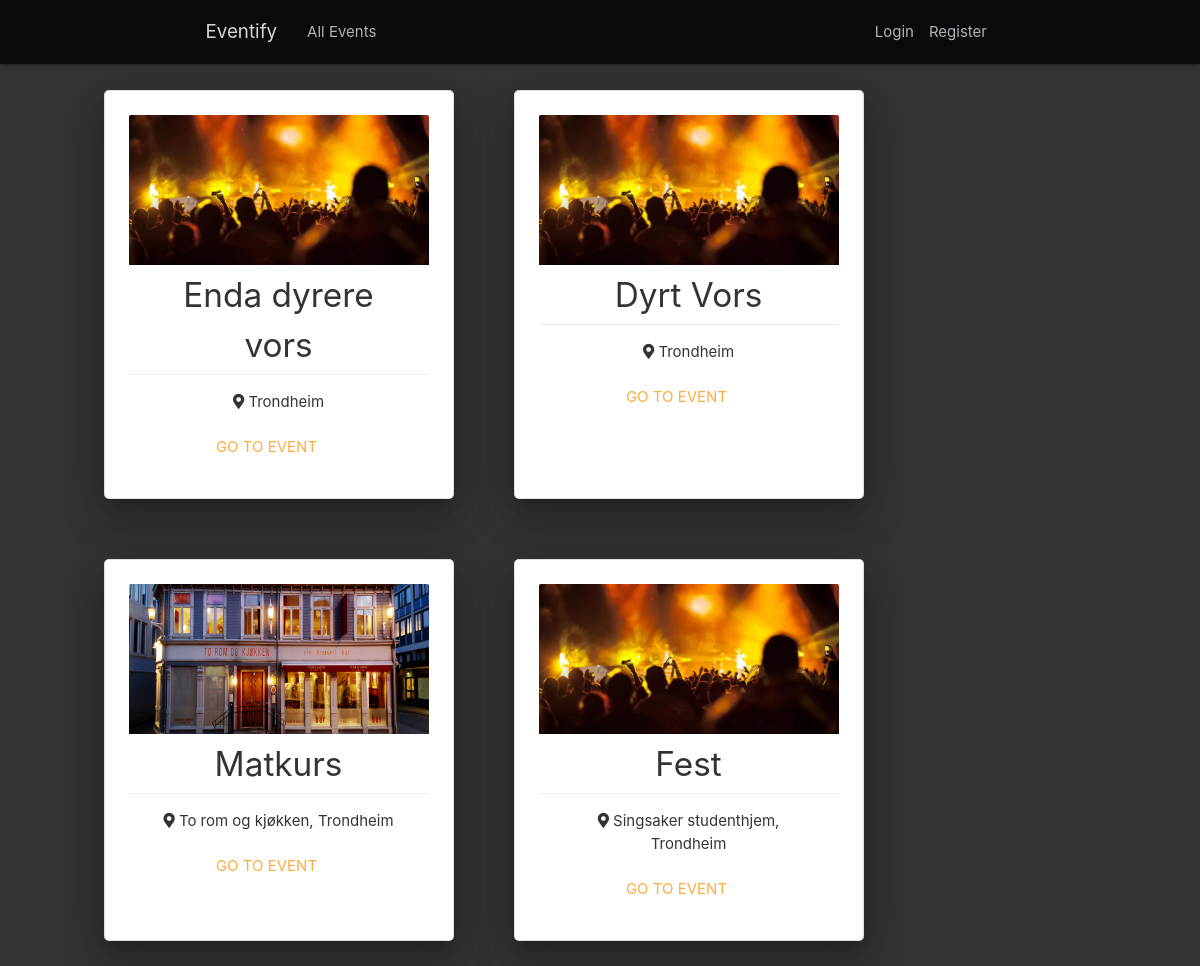
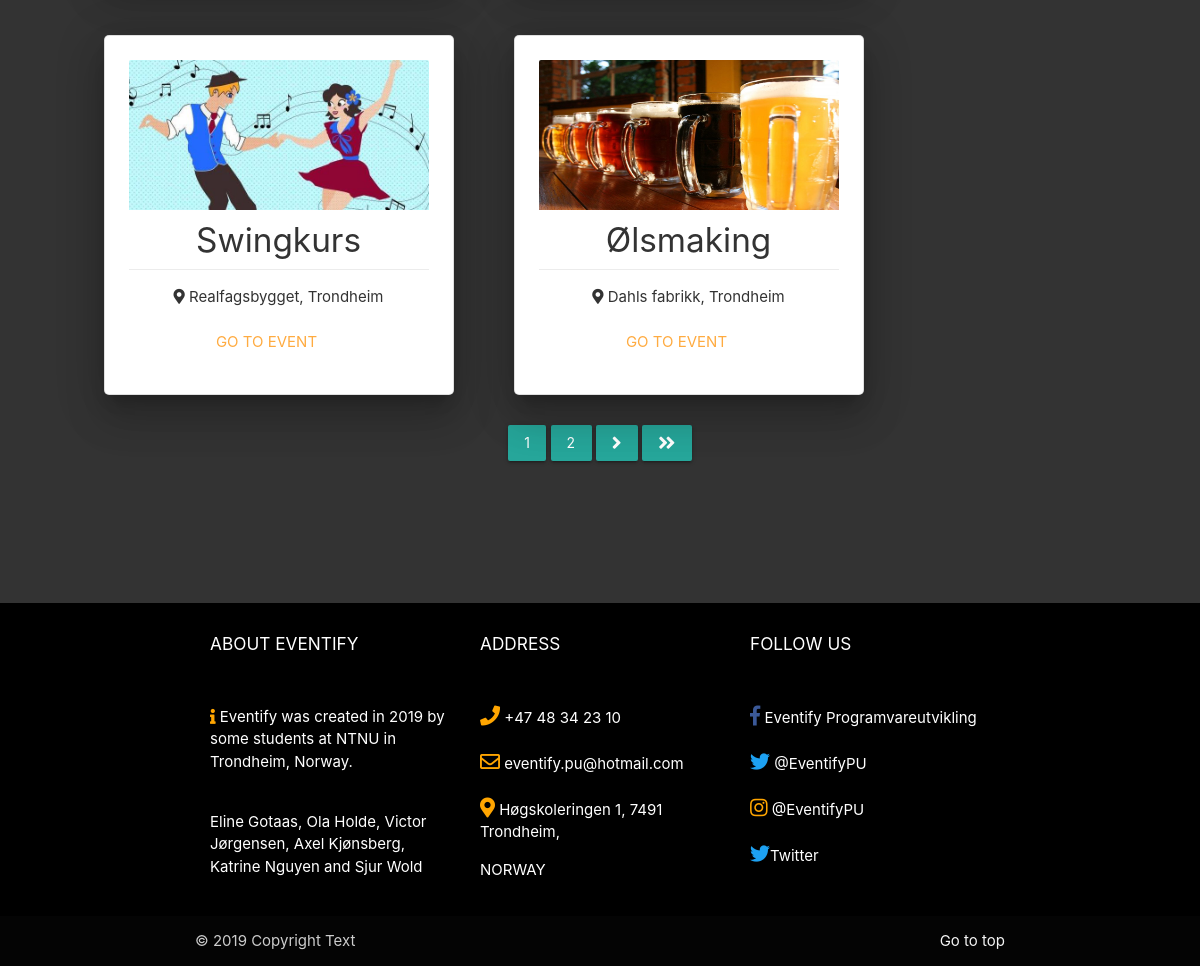
Screenshot of /events/ with the database file from the repository (2 pictures, top to bottom).
### event/models.py (models this page shows, shortened)
class Post(models.Model):
    title = models.CharField(max_length=100)
    date_posted = models.DateTimeField(default=timezone.now)
    author = models.ForeignKey(User, on_delete=models.CASCADE, null=True)
    co_authors = models.ManyToManyField(User, related_name='co_authors')
    price = models.FloatField(default=0)
    attendees = models.ManyToManyField(User, related_name='attendees')
    waiting_list = models.ManyToManyField(User, related_name='waiting_list')
    start_date = models.DateTimeField(null=True, blank=True)
    end_date = models.DateTimeField(null=True, blank=True)
    attendance_limit = models.IntegerField(null=True, default=10000, blank=True)
    waiting_list_limit = models.IntegerField(null=True, default=0, blank=True)
    location = models.CharField(max_length=100, null=True)
    content = models.TextField()
    image = models.ImageField(default="default_event.jpg", upload_to="event_images", blank=True)
    is_private = models.BooleanField(default=False)
    invited = models.ManyToManyField(User, related_name="invited")
    class Meta:
       ordering = ['start_date']

### event/views.py (the view)
# urls.py: path('events/', EventListAll.as_view(), name='events-all'),
class EventListAll(ListView):
    model = Post
    template_name = 'event/all_events.html'
    context_object_name = 'events'
    ordering = ['-date_posted']
    def get_queryset(self):
        events = Post.objects.filter(is_private=False).order_by('-date_posted')
        for event in events:
            if event.attendance_limit == event.attendees.all().count():
                events.filter(pk=event.id).delete()
        try:
            events.exclude(author=self)
        except TypeError:
            pass
        return events
    paginate_by = 6

### event/templates/event/all_events.html (shortened to what this page needs)
{% extends "event/search.html" %}
{% block content %}
<div class="flex-container" style="margin-left: 5%;">
    {% for event in events %}
      <div class="card z-depth-5 card-panel hoverable" style="width: 350px; margin: 30px; text-align: center; border-radius: 5px;">
        <div class="card-image">
           <a href="{% url 'event-detail' event.id %}"><img src="{{ event.image.url }}" alt="" width="300px" height="150px"></a>
          <span class="card-title" style="font-size: 10pt; padding-bottom: 10px; color: black;" ></span>
        </div>
        <div class="card-content" style="font-size: 25pt; padding-bottom: 3px; padding-top: 6px;">
          <p>{{ event.title }}</p>
        </div>
        <div class="card-action">
             <i class="fas fa-map-marker-alt"></i> {{ event.location }}
            <br>
            <br>
           <a href="{% url 'event-detail' event.id %}">Go to event</a>
        </div>
      </div>
    {% endfor %}
    </div>
<div style="text-align: center;">
{% if is_paginated %}
    {% for num in page_obj.paginator.page_range %}
        {% if page_obj.number == num %}
            <a class="btn btn-info mb-4" href="?page={{ num }}">{{ num }}</a>
        {% elif num > page_obj.number|add:'-3' and num < page_obj.number|add:'3' %}
            <a class="btn btn-outline-info mb-4" href="?page={{ num }}">{{ num }}</a>
        {% endif %}
    {% endfor %}
    {% if page_obj.has_next %}
        <a class="btn btn-outline-info mb-4" href="?page={{ page_obj.next_page_number }}"><i class="fas fa-angle-right"></i></a>
        <a class="btn btn-outline-info mb-4" href="?page={{ page_obj.paginator.num_pages }}"><i class="fas fa-angle-double-right"></i></a>
    {% endif %}
{% endif %}
    </div style="text-align: center;">
{% endblock %}

### event/static/event/main.css (style rules this page uses)
body { background: #fafafa; color: #333333; background-color: #333333; heigth: 100vh; margin-top: 5%; }
.flex-container { display: flex; flex-wrap: wrap; }
* { box-sizing:border-box }

### rows the page displays
Post: image (placeholder picture), title "Enda dyrere vors", location "Trondheim"
Post: image (placeholder picture), title "Dyrt Vors", location "Trondheim"
Post: image (picture), title "Matkurs", location "To rom og kjøkken, Trondheim"
Post: image (placeholder picture), title "Fest", location "Singsaker studenthjem, Trondheim"
Post: image (picture), title "Swingkurs", location "Realfagsbygget, Trondheim"
Post: image (picture), title "Ølsmaking", location "Dahls fabrikk, Trondheim"

### other values shown
{{ num }} "1"
{{ num }} "2"
